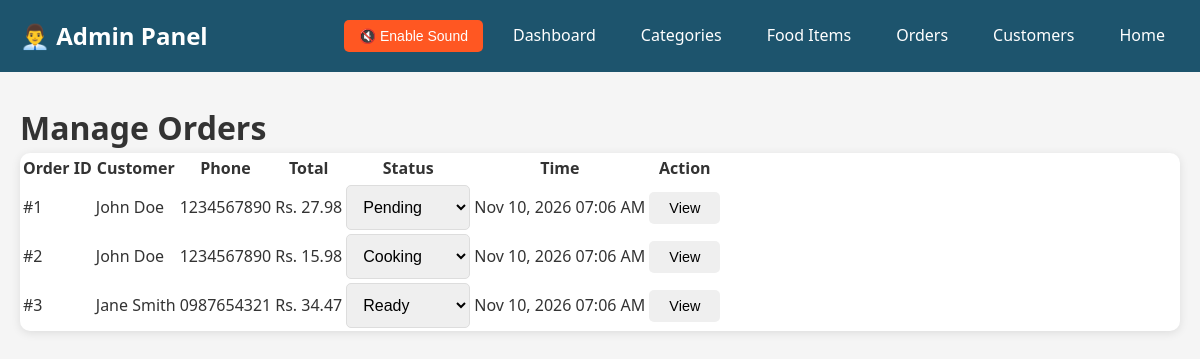
The page /admin/orders.php on the database its author committed.
### tables this page shows
CREATE TABLE orders (
    id INT AUTO_INCREMENT PRIMARY KEY,
    user_id INT NOT NULL,
    total_amount DECIMAL(10, 2) NOT NULL,
    status VARCHAR(50) DEFAULT 'Pending',
    notes TEXT,
    order_time TIMESTAMP DEFAULT CURRENT_TIMESTAMP,
    FOREIGN KEY (user_id) REFERENCES users(id) ON DELETE CASCADE
);

CREATE TABLE users (
    id INT AUTO_INCREMENT PRIMARY KEY,
    name VARCHAR(100) NOT NULL,
    email VARCHAR(100) UNIQUE NOT NULL,
    phone VARCHAR(20) NOT NULL,
    password VARCHAR(255) NOT NULL,
    created_at TIMESTAMP DEFAULT CURRENT_TIMESTAMP
);

### includes/functions.php (called while the page is built, shortened)
<?php
function format_price($price) {
    return 'Rs. ' . number_format((float)$price, 2);
}
function format_date($datetime) {
    return date('M d, Y h:i A', strtotime($datetime));
}
function get_all_orders() {
    global $conn;
    $sql = "SELECT o.*, u.name AS customer_name, u.phone AS customer_phone FROM orders o LEFT JOIN users u ON o.user_id = u.id ORDER BY o.order_time DESC";
    $result = mysqli_query($conn, $sql);
    $orders = [];
    while ($row = mysqli_fetch_assoc($result)) $orders[] = $row;
    return $orders;
}

### admin/orders.php (the view, shortened to what this page needs)
<?php
require_once '../includes/config.php';
require_once '../includes/functions.php';
$orders = get_all_orders();
?>
<!DOCTYPE html>
<html lang="en">
<head>
    <link rel="stylesheet" href="../assets/css/style.css">
</head>
<body>
    <nav class="admin-navbar">
        <div class="navbar-content">
            <div class="navbar-brand" style="font-size: 1.5em; font-weight: bold;">👨‍💼 Admin Panel</div>
            <div style="display: flex; align-items: center; gap: 15px;">
                <button id="soundToggle" onclick="toggleSound()" style="padding: 8px 15px; background: #ff5722; color: white; border: none; border-radius: 5px; cursor: pointer; font-size: 14px;">
                </button>
                <div class="navbar-menu">
                    <a href="index.php">Dashboard</a>
                    <a href="categories.php">Categories</a>
                    <a href="foods.php">Food Items</a>
                    <a href="orders.php">Orders</a>
                    <a href="customers.php">Customers</a>
                    <a href="../index.html">Home</a>
                </div>
            </div>
        </div>
    </nav>
    <div class="admin-container">
        <h1>Manage Orders</h1>
        <div class="card">
            <table>
                <thead>
                    <tr>
                        <th>Order ID</th>
                        <th>Customer</th>
                        <th>Phone</th>
                        <th>Total</th>
                        <th>Status</th>
                        <th>Time</th>
                        <th>Action</th>
                    </tr>
                </thead>
                <tbody>
                    <?php if (empty($orders)): ?>
                        <tr>
                            <td colspan="7" style="text-align: center;">No orders found</td>
                        </tr>
                    <?php else: ?>
                        <?php foreach ($orders as $order): ?>
                        <tr>
                            <td>#<?php echo $order['id']; ?></td>
                            <td><?php echo htmlspecialchars($order['customer_name']); ?></td>
                            <td><?php echo htmlspecialchars($order['customer_phone']); ?></td>
                            <td><?php echo format_price($order['total_amount']); ?></td>
                            <td>
                                <select class="form-control" onchange="updateOrderStatus(<?php echo $order['id']; ?>, this.value)">
                                    <option value="Pending" <?php echo $order['status'] == 'Pending' ? 'selected' : ''; ?>>Pending</option>
                                    <option value="Cooking" <?php echo $order['status'] == 'Cooking' ? 'selected' : ''; ?>>Cooking</option>
                                    <option value="Ready" <?php echo $order['status'] == 'Ready' ? 'selected' : ''; ?>>Ready</option>
                                </select>
                            </td>
                            <td><?php echo format_date($order['order_time']); ?></td>
                            <td>
                                <button class="btn btn-info btn-sm" onclick="viewOrderDetails(<?php echo $order['id']; ?>)">View</button>
                            </td>
                        </tr>
                        <?php endforeach; ?>
                    <?php endif; ?>
                </tbody>
            </table>
        </div>
    </div>
</body>
</html>

### assets/css/style.css (style rules this page uses)
* { margin: 0; box-sizing: border-box; }
body { font-family: 'Segoe UI', Tahoma, Geneva, Verdana, sans-serif; line-height: 1.6; color: #333; background-color: #f5f5f5; }
.btn { display: inline-block; padding: 12px 30px; border: none; border-radius: 5px; font-size: 1em; cursor: pointer; text-decoration: none; transition: all 0.3s ease; text-align: center; }
.btn-sm { padding: 8px 20px; font-size: 0.9em; }
.form-control { width: 100%; padding: 12px; border: 1px solid #ddd; border-radius: 5px; font-size: 1em; transition: border-color 0.3s ease; }
.card { background: white; border-radius: 10px; box-shadow: 0 2px 10px rgba(0,0,0,0.1); overflow: hidden; transition: transform 0.3s ease, box-shadow 0.3s ease; }

### admin/orders.php (style rules this page uses)
.admin-navbar { background: #1D546D; color: white; padding: 15px 0; }
.navbar-content { max-width: 1200px; margin: 0 auto; padding: 0 20px; display: flex; justify-content: space-between; align-items: center; }
.navbar-menu { display: flex; gap: 15px; flex-wrap: wrap; }
.navbar-menu a { color: white; text-decoration: none; padding: 8px 15px; border-radius: 5px; }
.admin-container { max-width: 1200px; margin: 30px auto; padding: 0 20px; }
select.form-control { width: auto; display: inline-block; }

### rows shown on the page
orders: id "1", user.name "John Doe", user.phone "1234567890", total_amount "Rs. 27.98", status+id "Pending", order_time "Nov 10, 2026 07:06 AM"
orders: id "2", user.name "John Doe", user.phone "1234567890", total_amount "Rs. 15.98", status+id "Cooking", order_time "Nov 10, 2026 07:06 AM"
orders: id "3", user.name "Jane Smith", user.phone "0987654321", total_amount "Rs. 34.47", status+id "Ready", order_time "Nov 10, 2026 07:06 AM"
